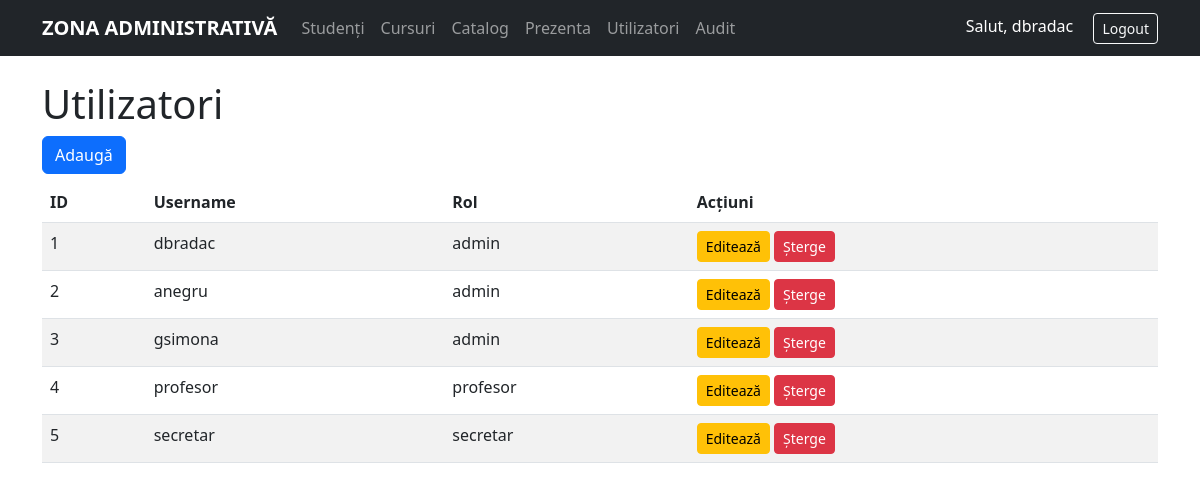
/index.php?resource=users (signed in), run on the app's committed database.
### tables this page shows
CREATE TABLE `Utilizatori` (
  `ID_User` int(10) UNSIGNED NOT NULL,
  `username` varchar(50) NOT NULL,
  `password_hash` varchar(255) NOT NULL,
  `Role` enum('admin','secretar','profesor') NOT NULL DEFAULT 'profesor'
);

### src/Controllers/UserController.php (called while the page is built, shortened)
<?php
class UserController extends Controller
{
    private User $model;
    public function __construct() { $this->model = new User(); }
    public function index() {
        $users = $this->model->all();
        include __DIR__.'/../../views/users/list.php';
    }
}

### index.php (called while the page is built, shortened)
<?php
$resource = $_GET['resource'] ?? 'students';
$action   = $_GET['action']   ?? 'index';
switch ($resource) {
    case 'users':
    $ctrl = new \App\Controllers\UserController(); break;
}
call_user_func([$ctrl, $action]);

### autoload.php (called while the page is built, shortened)
<?php
spl_autoload_register(function($class) {
    $prefix = 'App\\';
    $baseDir = __DIR__ . '/src/';
    $len = strlen($prefix);
    $relative = str_replace('\\', '/', substr($class, $len));
    $file = $baseDir . $relative . '.php';
});

### src/Core/Database.php (called while the page is built, shortened)
<?php
class Database {
    private static $instance;
    private $pdo;
    private function __construct() {
        $dsn = "mysql:host=" . DB_HOST . ";dbname=" . DB_NAME . ";charset=utf8mb4";
        $this->pdo = new PDO($dsn, DB_USER, DB_PASS, [
            PDO::ATTR_ERRMODE => PDO::ERRMODE_EXCEPTION,
            PDO::ATTR_DEFAULT_FETCH_MODE => PDO::FETCH_ASSOC,
        ]);
    }
    public static function getInstance() {
        if (!self::$instance) self::$instance = new self();
        return self::$instance;
    }
    public function getConnection() {
        return $this->pdo;
    }
}

### src/Models/User.php (called while the page is built, shortened)
<?php
class User
{
    private PDO $db;
    public function __construct() {
        $this->db = Database::getInstance()->getConnection();
    }
    public function all() {
        return $this->db->query("SELECT * FROM Utilizatori")->fetchAll();
    }
}

### views/users/list.php (the view)
<?php include __DIR__.'/../templates/header.php'; ?>
<h1>Utilizatori</h1>
<a href="index.php?resource=users&action=create" class="btn btn-primary mb-2">Adaugă</a>
<table class="table table-striped">
  <thead><tr><th>ID</th><th>Username</th><th>Rol</th><th>Acțiuni</th></tr></thead>
  <tbody>
  <?php foreach ($users as $u): ?>
   <tr>
    <td><?= $u['ID_User'] ?></td>
    <td><?= htmlspecialchars($u['username']) ?></td>
    <td><?= $u['Role'] ?></td>
    <td>
      <a href="index.php?resource=users&action=edit&id=<?= $u['ID_User'] ?>" class="btn btn-sm btn-warning">Editează</a>
      <a href="index.php?resource=users&action=delete&id=<?= $u['ID_User'] ?>" class="btn btn-sm btn-danger"
         onclick="return confirm('Ștergi userul?')">Șterge</a>
    </td>
   </tr>
  <?php endforeach; ?>
  </tbody>
</table>
<?php include __DIR__.'/../templates/footer.php'; ?>

### data on the page
utilizatori: ID_User "1", username "dbradac", Role "admin"
utilizatori: ID_User "2", username "anegru", Role "admin"
utilizatori: ID_User "3", username "gsimona", Role "admin"
utilizatori: ID_User "4", username "profesor", Role "profesor"
utilizatori: ID_User "5", username "secretar", Role "secretar"

### other printed values
$_SESSION['user']['username'] "dbradac"
